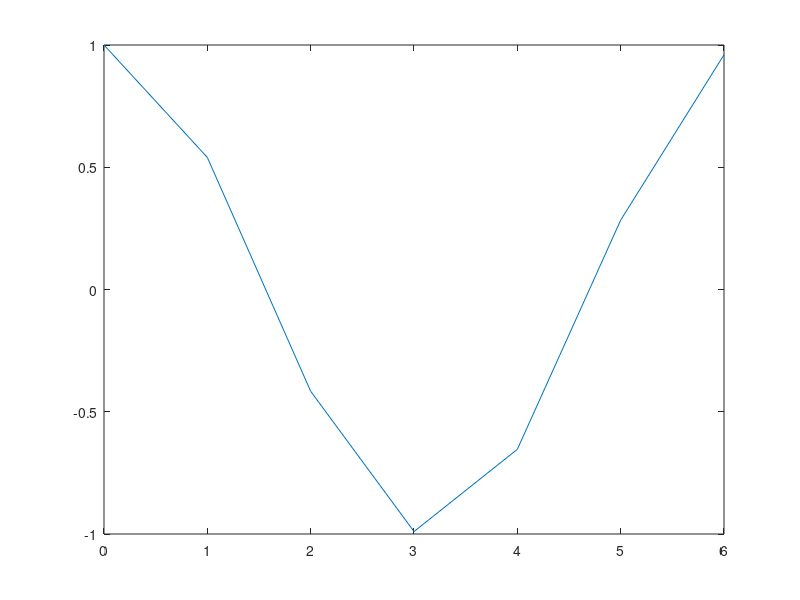
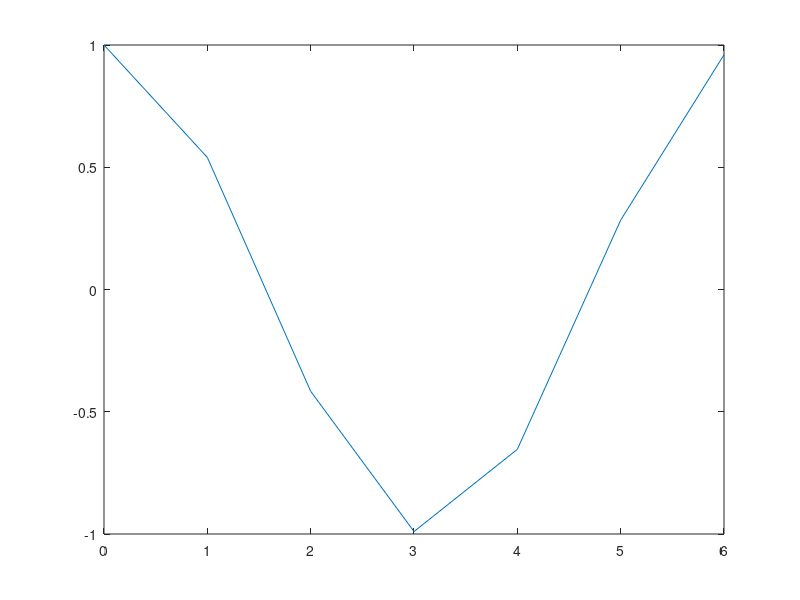

Reproduce these figures in MATLAB, in order.
%% Headline
% Headline description with a link
% <https://www.gnu.org/software/octave |*GNU Octave*| Homepage>
%
% Spanning some lines and blanks.
%

%%

disp ("First recognized Octave code after %%")

%% SECTION TITLE
% DESCRIPTIVE TEXT

%%% SECTION TITLE WITHOUT SECTION BREAK
% For Matlab compatibility

## SECTION TITLE
# DESCRIPTIVE TEXT

### SECTION TITLE WITHOUT SECTION BREAK
# Should not work in Octave style
# and should be interpreted as usual Octave code

%%
%

##
#

% some real comment
i = 0:2*pi

# some real comment
y = sin(i)

%%
%
% Content without head.
%

% some real comment and split code block
x = 0:2*pi

# some real comment and split code block
y = sin(x)

%%
%

% reusing old values
y = cos(i)

# some real comment and split code block
y = cos(x)

%% Text formatting
% PLAIN TEXT _ITALIC TEXT_ *BOLD TEXT* |MONOSPACED TEXT|
% |MONOSPACED TEXT| PLAIN TEXT _ITALIC TEXT_ *BOLD TEXT*
% *BOLD TEXT* |MONOSPACED TEXT| PLAIN TEXT _ITALIC TEXT_
% _ITALIC TEXT_ *BOLD TEXT* |MONOSPACED TEXT| PLAIN TEXT
% Trademarks:
% TEXT(TM)
% TEXT(R)
%
% Good inlining shoud work
% *BOLD _ITALIC |MONOSPACED| TEXT_*
% _ITALIC *BOLD |MONOSPACED| TEXT*_
% |MONOSPACED *BOLD _ITALIC_ TEXT*|
%
% Bad inlining should not work |MONOSPACED *BOLD TEXT|*

% figure code
plot (x,y)

% another plot
figure ()
plot (y,x)

## Text formatting
# PLAIN TEXT _ITALIC TEXT_ *BOLD TEXT* |MONOSPACED TEXT|
# |MONOSPACED TEXT| PLAIN TEXT _ITALIC TEXT_ *BOLD TEXT*
# *BOLD TEXT* |MONOSPACED TEXT| PLAIN TEXT _ITALIC TEXT_
# _ITALIC TEXT_ *BOLD TEXT* |MONOSPACED TEXT| PLAIN TEXT
# Trademarks:
# TEXT(TM)
# TEXT(R)
#
# Good inlining shoud work
# *BOLD _ITALIC |MONOSPACED| TEXT_*
# _ITALIC *BOLD |MONOSPACED| TEXT*_
# |MONOSPACED *BOLD _ITALIC_ TEXT*|
#
# Bad inlining should not work |MONOSPACED *BOLD TEXT|*

% again another plot
plot (x,y)

%% Bulleted List
%
% * BULLETED ITEM 1
% * BULLETED ITEM 2
% * BULLETED ITEM 3 *BOLD*
% * BULLETED ITEM 4 <http://www.someURL.com>
%

## Bulleted List
#
# * BULLETED ITEM 1
# * BULLETED ITEM 2
# * BULLETED ITEM 3 *BOLD*
# * BULLETED ITEM 4 <http://www.someURL.com>
#

%% Numbered List
%
% # NUMBERED ITEM 1
% # NUMBERED ITEM 2
% # NUMBERED ITEM 3 *BOLD*
% # NUMBERED ITEM 4 <http://www.someURL.com>
%

## Numbered List
#
# # NUMBERED ITEM 1
# # NUMBERED ITEM 2
# # NUMBERED ITEM 3 *BOLD*
# # NUMBERED ITEM 4 <http://www.someURL.com>
#

%%
%
%  PREFORMATTED
%  TEXT
%

##
#
#  PREFORMATTED
#  TEXT
#

%% GNU Octave Code
%
%   for i = 1:10
%     disp (x)
%   endfor
%

## GNU Octave Code
#
#   for i = 1:10
#     disp (x)
#   endfor
#

%% External File Content
%
% <include>test_script_code_only.m</include>
%

## External File Content
#
# <include>test_script_code_only.m</include>
#

%% External Graphic
%
% <<test_script-1.png>>
%

## External Graphic
#
# <<test_script-1.png>>
#

%% Inline LaTeX
% $f(n) = n^5 + 4n^2 + 2 |_{n=17}$

## Inline LaTeX
# $f(n) = n^5 + 4n^2 + 2 |_{n=17}$

%% Block LaTeX
% $$f(n) = n^5 + 4n^2 + 2 |_{n=17}$$

## Block LaTeX
# $$f(n) = n^5 + 4n^2 + 2 |_{n=17}$$

%% Links
% <https://www.gnu.org/software/octave>
% <https://www.gnu.org/software/octave GNU Octave Homepage>
% <octave:plot DISPLAYED TEXT FOR PLOT FUNCTION>
% <octave:abs Nested markup and newline
% PLAIN TEXT(TM) _ITALIC TEXT_(R) *BOLD TEXT* |MONOSPACED TEXT|>
% <https://www.gnu.org/software/octave Nested markup and newline
% PLAIN TEXT(TM) _ITALIC TEXT_(R) *BOLD TEXT* |MONOSPACED TEXT|>
%

## Links
# <https://www.gnu.org/software/octave>
# <https://www.gnu.org/software/octave GNU Octave Homepage>
# <octave:plot DISPLAYED TEXT FOR PLOT FUNCTION>
# <octave:abs Nested markup and newline
# PLAIN TEXT(TM) _ITALIC TEXT_(R) *BOLD TEXT* |MONOSPACED TEXT|>
# <https://www.gnu.org/software/octave Nested markup and newline
# PLAIN TEXT(TM) _ITALIC TEXT_(R) *BOLD TEXT* |MONOSPACED TEXT|>
#

%% HTML Markup
% <html>
% <table><tr>
% <td style="border: 1px solid black;">one</td>
% <td style="border: 1px solid black;">two</td></tr></table>
% </html>
%

## HTML Markup
# <html>
# <table>
# <tr>
# <td style="border: 1px solid black;">one</td>
# <td style="border: 1px solid black;">two</td>
# </tr>
# </table>
# </html>
#

%% HTML Markup with empty lines
% <html>
% <table><tr>
% <td style="border: 1px solid black;">one</td>
% <td style="border: 1px solid black;">two</td></tr>
% </table>
%
% and some text.
% </html>
%

## HTML Markup with empty lines
# <html>
# <table>
# <tr>
# <td style="border: 1px solid black;">one</td>
# <td style="border: 1px solid black;">two</td>
# </tr>
# </table>
#
# and some text.
# </html>
#

%% LaTeX Markup
% <latex>
% \begin{equation}
% \begin{pmatrix}
% 1 & 2 \\ 3 & 4
% \end{pmatrix}
% \end{equation}
% </latex>
%

## LaTeX Markup
# <latex>
# \begin{equation}
# \begin{pmatrix}
# 1 & 2 \\ 3 & 4
# \end{pmatrix}
# \end{equation}
# </latex>
#

%% LaTeX Markup with empty lines
% <latex>
% Some text
%
% \begin{equation}
% \begin{pmatrix}
% 1 & 2 \\ 3 & 4
% \end{pmatrix}
% \end{equation}
% </latex>
%

## LaTeX Markup with empty lines
# <latex>
# Some text
#
# \begin{equation}
# \begin{pmatrix}
# 1 & 2 \\ 3 & 4
# \end{pmatrix}
# \end{equation}
# </latex>
#

%% Long void
%
%
%
%
%
%
%
%
% content
%
%
%
%
%
%
%

%%
%
%
%
%
%
%
%
%
% and continued
%
%
%
%
%
%
%

## Long void
#
#
#
#
#
#
#
# content
#
#
#
#
#
#
#
#
#
#

##
#
#
#
#
#
#
#
# and continued
#
#
#
#
#
#
#
#
#
#
